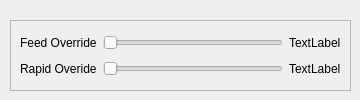
      <widget class="QWidget" name="tab_9">
       <attribute name="title">
        <string>Overrides</string>
       </attribute>
       <widget class="QFrame" name="frame_4">
        <property name="geometry">
         <rect>
          <x>10</x>
          <y>20</y>
          <width>341</width>
          <height>71</height>
         </rect>
        </property>
        <property name="frameShape">
         <enum>QFrame::StyledPanel</enum>
        </property>
        <property name="frameShadow">
         <enum>QFrame::Raised</enum>
        </property>
        <layout class="QGridLayout" name="gridLayout_20">
         <item row="0" column="1">
          <widget class="QSlider" name="feed_override_sl">
           <property name="orientation">
            <enum>Qt::Horizontal</enum>
           </property>
          </widget>
         </item>
         <item row="0" column="0">
          <widget class="QLabel" name="label_22">
           <property name="text">
            <string>Feed Override</string>
           </property>
          </widget>
         </item>
         <item row="1" column="0">
          <widget class="QLabel" name="label_23">
           <property name="text">
            <string>Rapid Overide</string>
           </property>
          </widget>
         </item>
         <item row="1" column="1">
          <widget class="QSlider" name="rapid_override_sl">
           <property name="orientation">
            <enum>Qt::Horizontal</enum>
           </property>
          </widget>
         </item>
         <item row="0" column="2">
          <widget class="QLabel" name="feedrate_lb">
           <property name="text">
            <string>TextLabel</string>
           </property>
          </widget>
         </item>
         <item row="1" column="2">
          <widget class="QLabel" name="rapidrate_lb">
           <property name="text">
            <string>TextLabel</string>
           </property>
          </widget>
         </item>
        </layout>
       </widget>
      </widget>
